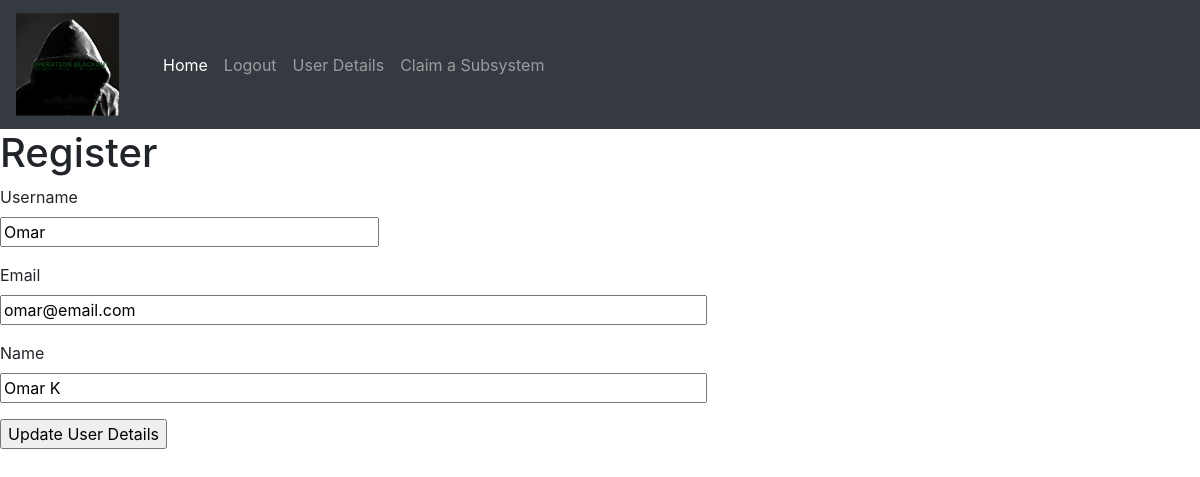
Page /edit_user/7 (signed in) on the earlier database version.
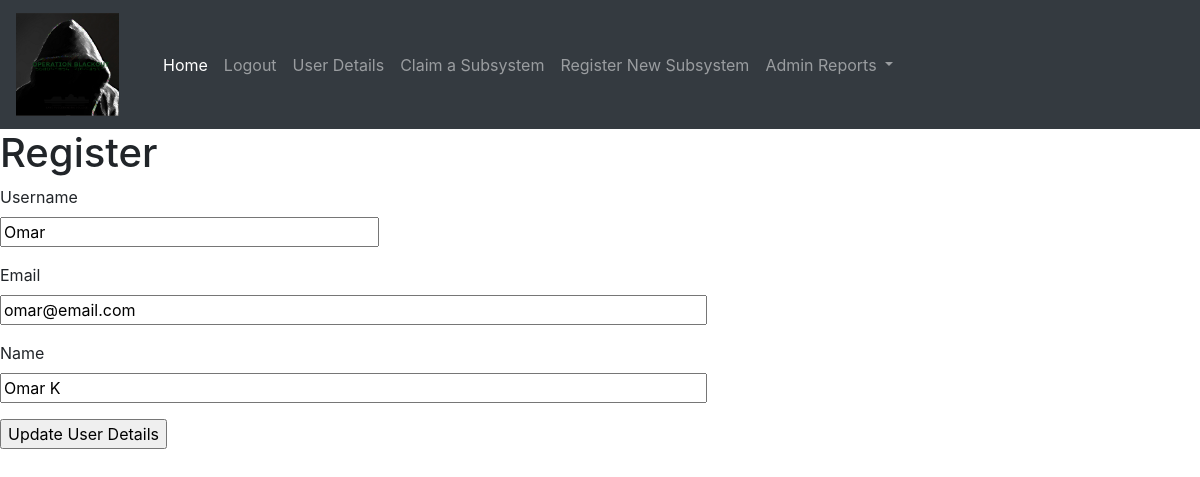
Same page on the later database version.
### app.py (the view)
@app.route('/edit_user/<userid>', methods=['GET', 'POST'])
@login_required
def edit_User(userid):
    form = EditUserForm()
    user = User.query.filter_by(id=userid).first()
    if form.validate_on_submit():
        user.update_details(form.username.data, form.name.data, form.email.data)
        db.session.commit()
        print("User Updated : {}".format(user))
        flash("User Reset")
        return redirect(url_for('main_page'))
    form.username.data = user.username
    form.email.data = user.email
    form.name.data = user.name
    return render_template('edit-user.html', title='Reset Password', form=form, user=user)

### forms.py
class EditUserForm(FlaskForm):
    username = StringField('Username', validators=[DataRequired()])
    name = StringField('Name', validators=[DataRequired()])
    email = StringField('Email', validators=[DataRequired(), Email()])
    submit = SubmitField('Update User Details')

### models.py (called while the page is built)
@login.user_loader
def load_user(id):
    return User.query.get(int(id))

    def is_admin(self):
        if self.is_administrator == bool('true'):
            print("{} is an Administrator".format(self.username))
            return True
        else:
            print("{} is a Regular User".format(self.username))
            return False

### templates/edit-user.html (shortened to what this page needs)
{% extends 'base.html' %}
{% block header %}
  <h1>{% block title %}Register{% endblock %}</h1>
{% endblock %}
{% block content %}
    <form action="" method="post">
        <p>
            {{ form.username.label }}<br>
            {{ form.username(size=32) }}<br>
        </p>
        <p>
            {{ form.email.label }}<br>
            {{ form.email(size=64) }}<br>
        </p>
            <p>
            {{ form.name.label }}<br>
            {{ form.name(size=64) }}<br>
        </p>
        <p>{{ form.submit() }}</p>
    </form>
{% endblock %}

Differences in the rows shown:
changed User "Omar": is_administrator False → True (drawn)
Other differences:
text now shown: "Register New Subsystem Admin Reports"
